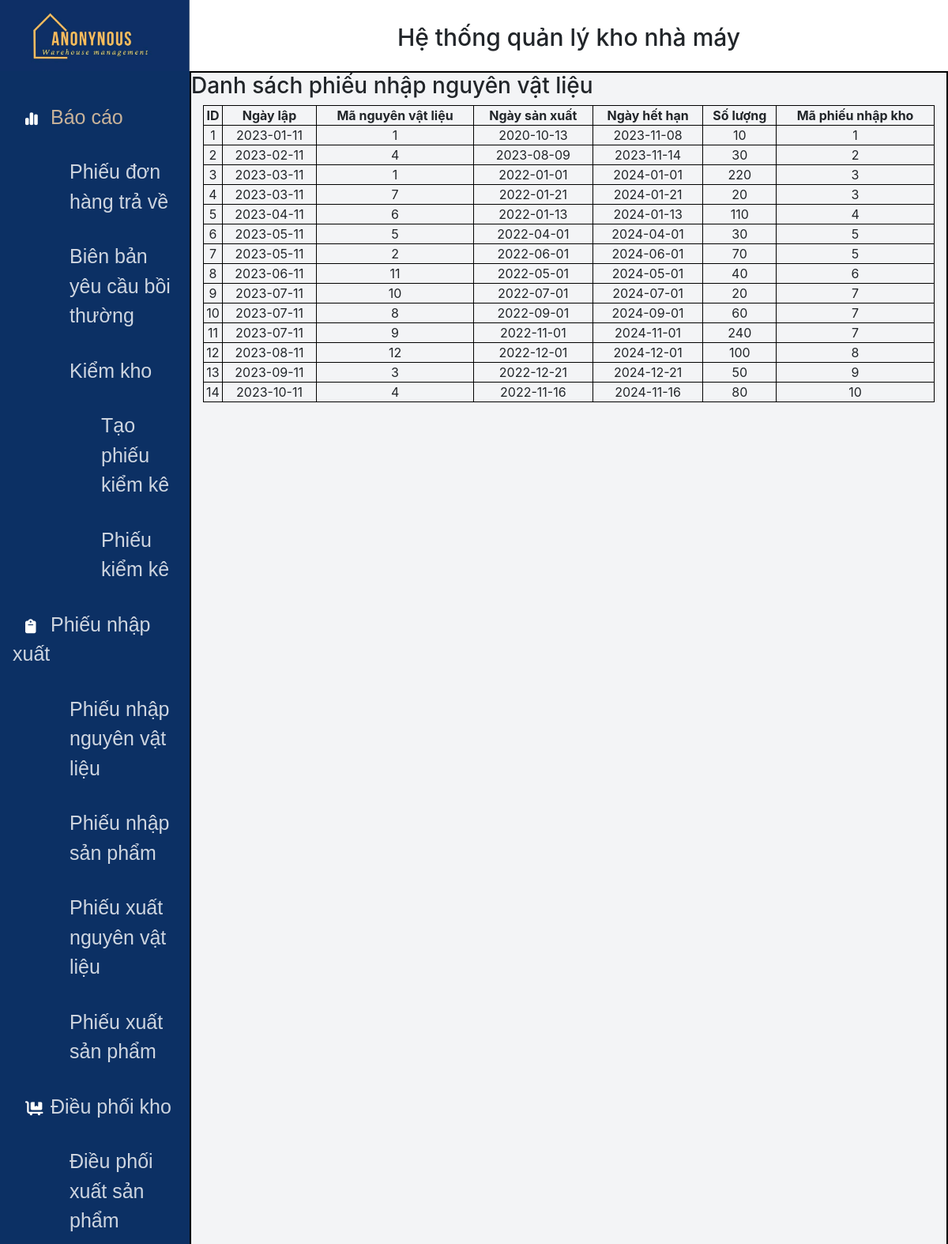
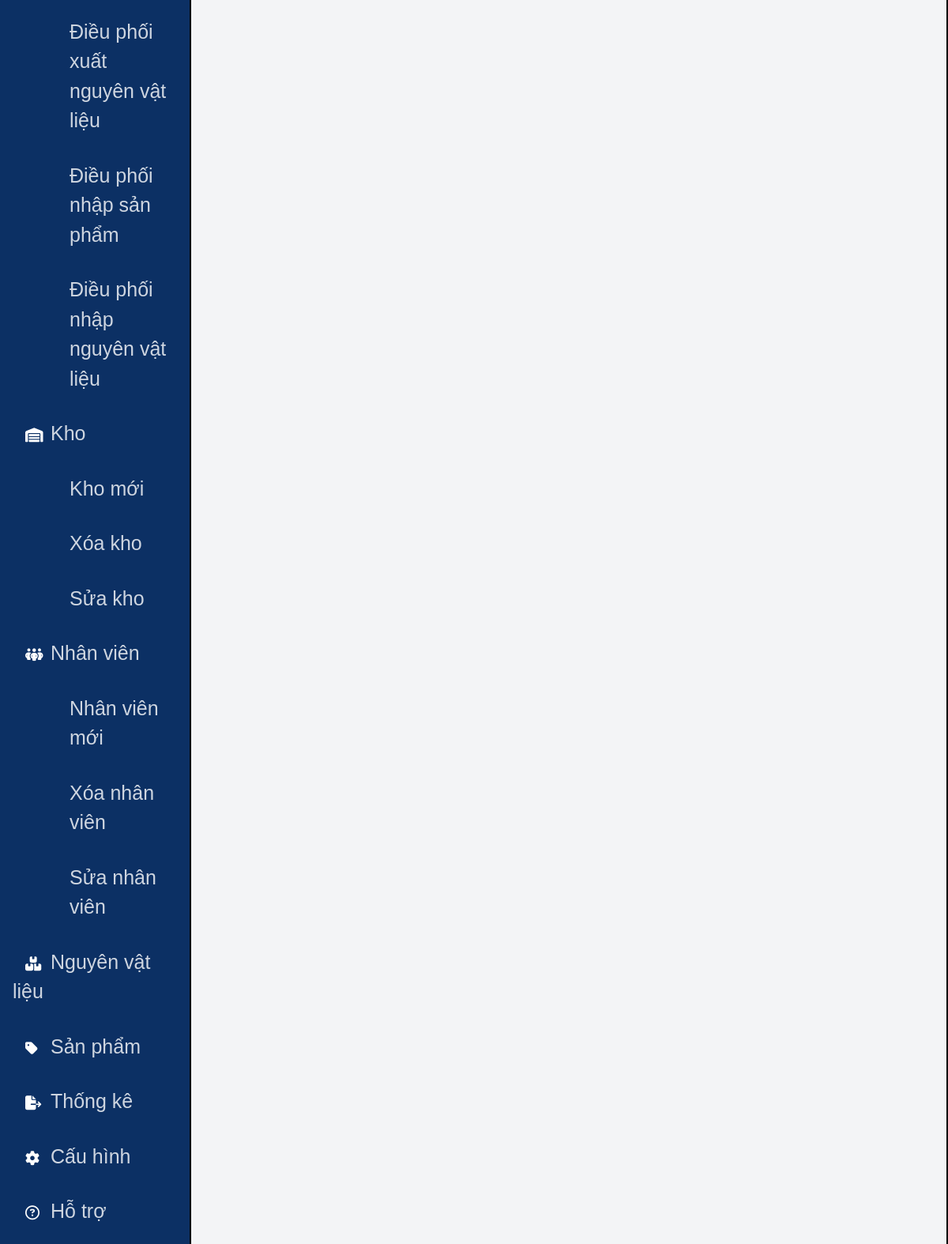
Page /DSphieuNhapNVL.php on the committed database (2 pictures, top to bottom).
### tables this page shows
CREATE TABLE `chitietphieunhapnvl` (
  `ID` int(11) NOT NULL,
  `SoLuong` int(11) NOT NULL,
  `NgaySX` date NOT NULL,
  `NgayHH` date NOT NULL,
  `MaNVL` int(11) NOT NULL,
  `MaPhieuNhapKho` int(11) NOT NULL
);

CREATE TABLE `phieunhapkho` (
  `MaPhieuNhapKho` int(11) NOT NULL,
  `NgayLap` date NOT NULL,
  `MaKho` int(11) NOT NULL
);

### DSphieuNhapNVL.php (the view, shortened to what this page needs)
<!DOCTYPE html>
<html lang="en">
<head>
    <link rel="stylesheet" href="static/css/styles.css">
    <link rel="stylesheet" href="static/css/bootstrap.min.css">
    <link rel="stylesheet" href="static/css/styles.css">
</head>
<body>
    <div class="header">
        <div class="header_inner">
            <div class="header_left">
                <a href="index.php"><img src="static/img/logo2.jpg" alt=""></a>
            </div>
            <div class="header_right">
                <h2>Hệ thống quản lý kho nhà máy</h2>
            </div>
        </div>
    </div>
    <div class="body_section">
        <div class="body_section_inner">
            <div class="body_section_inner_left">
            <div class="navbar">
                    <ul>
                        <li><i class="fa-solid fa-chart-simple"></i><a href="#"  id="color_highlight">Báo cáo</a></li>
                            <ul class="navbar_fix1">
                                <li><a href="index.php?page_layout=phieudonhangtrave">Phiếu đơn hàng trả về</a></li>
                                <li><a href="index.php?page_layout=bienbanyeucauboithuong">Biên bản yêu cầu bồi thường</a></li>
                                <li><a href="index.php?page_layout=phieukiemke">Kiểm kho</a></li>
                                    <ul class="navbar_fix2">
                                        <li><a href="index.php?page_layout=taophieukiemke">Tạo phiếu kiểm kê</a></li>
                                        <li><a href="index.php?page_layout=phieukiemke">Phiếu kiểm kê</a></li>
                                    </ul>
                            </ul>
                        <li><i class="fa-solid fa-clipboard"></i><a href="index.php?page_layout=phieunhapxuat">Phiếu nhập xuất</a></li>
                        <ul class="navbar_fix1">
                            <li><a href="index.php?page_layout=phieunhapnvl">Phiếu nhập nguyên vật liệu</a></li>
                            <li><a href="index.php?page_layout=phieunhapsp">Phiếu nhập sản phẩm</a></li>
                            <li><a href="index.php?page_layout=phieuxuatnvl">Phiếu xuất nguyên vật liệu</a></li>
                            <li><a href="index.php?page_layout=phieuxuatsp">Phiếu xuất sản phẩm</a></li>
                        </ul>
                        <li><i class="fa-solid fa-cart-flatbed"></i><a href="#">Điều phối kho</a></li>
                        <ul class="navbar_fix1">
                            <li><a href="index.php?page_layout=dieuphoixuatsp">Điều phối xuất sản phẩm</a></li>
                            <li><a href="index.php?page_layout=dieuphoixuatnvl">Điều phối xuất nguyên vật liệu</a></li>
                            <li><a href="index.php?page_layout=dieuphoinhapsp">Điều phối nhập sản phẩm</a></li>
                            <li><a href="index.php?page_layout=dieuphoinhapnvl">Điều phối nhập nguyên vật liệu</a></li>
                        </ul>
                        <li><i class="fa-solid fa-warehouse"></i><a href="index.php?page_layout=danhsachkho">Kho</a></li>
                            <ul class="navbar_fix1">
                                <li><a href="index.php?page_layout=themkhomoi">Kho mới</a></li>
                                <li><a href="index.php?page_layout=xoakho">Xóa kho</a></li>
                                <li><a href="index.php?page_layout=suakho">Sửa kho</a></li>
                            </ul>
                        <li><i class="fa-solid fa-people-group"></i><a href="index.php?page_layout=danhsachnhanvien">Nhân viên</a></li>
                            <ul class="navbar_fix1">
                                <li><a href="index.php?page_layout=themnhanvien">Nhân viên mới</a></li>
                                <li><a href="index.php?page_layout=xoanhanvien">Xóa nhân viên</a></li>
                                <li><a href="index.php?page_layout=suanhanvien">Sửa nhân viên</a></li>
                            </ul>
                        <li><i class="fa-solid fa-boxes-stacked"></i><a href="index.php?page_layout=danhsachnguyenvatlieu">Nguyên vật liệu</a></li>
                        <li><i class="fa-solid fa-tag"></i><a href="index.php?page_layout=timkiemsanpham">Sản phẩm</a></li>
                        <li><i class="fa-solid fa-file-export"></i><a href="index.php?page_layout=thongke">Thống kê</a></li>
                        <li><i class="fa-solid fa-gear"></i></i><a href="#">Cấu hình</a></li>
                        <li><i class="fa-regular fa-circle-question"></i><a href="#">Hỗ trợ</a></li>
                    </ul>
                </div>
            </div>
            <div class="body_section_inner_right">
                <h3>Danh sách phiếu nhập nguyên vật liệu</h3>
                <div class="col-md-12" >
                <table class="table-one">
                    <thead>
                        <tr>
                            <th>ID</th>
                            <th>Ngày lập</th>
                            <th>Mã nguyên vật liệu</th>
                            <th>Ngày sản xuất</th>
                            <th>Ngày hết hạn</th>
                            <th>Số lượng </th>
                            <th>Mã phiếu nhập kho</th>
                        </tr>
                    </thead>
                    <tbody>
                        <?php
                        $conn=mysqli_connect("localhost","root","" ,"nhom2_qlkho");
                        $query="SELECT * FROM  chitietphieunhapnvl x inner join phieunhapkho y on x.MaPhieuNhapKho = y.MaPhieuNhapKho";
                        $data=mysqli_query($conn,$query);
                        while($row=mysqli_fetch_assoc($data)){
                            echo '<tr>';
                            echo '<td>'.
                                $row['ID']
                                .'</td>';
                            echo '<td>'.
                                $row['NgayLap']
                                .'</td>';
                            echo '<td>'.
                                $row['MaNVL']
                                .'</td>';
                            echo '<td>'.
                                $row['NgaySX']
                                .'</td>';
                            echo '<td>'.
                                $row['NgayHH']
                                .'</td>';
                            echo '<td>'.
                                $row['SoLuong']
                                .'</td>';
                            echo '<td>'.
                                $row['MaPhieuNhapKho']
                                .'</td>';
                            echo '</tr>';
                        }
                        ?>
                    </tbody>
                </table>
            </div>
        </div>
    </div>
</body>
</html>

### static/css/styles.css (style rules this page uses)
* { box-sizing: border-box; margin: 0; padding: 0; }
.header { width: 100%; }
.header_inner { width: 100%; height: auto; display: inline-flex; justify-content: space-between; }
.header_left { width: 20%; height: auto; }
.header_left img { width: 100%; height:100%; }
.header_right { width: 80%; height: auto; }
.header_right h2 { font-size: 30px; text-align: center; display: flex; justify-content: center; align-items: center; height: 100%; width: 100%; }
.body_section { width: 100%; margin-top: -4px; }
.body_section_inner { width: 100%; display: inline-flex; justify-content: space-evenly; }
.body_section_inner_left { width: 20%; height: auto; background-color: #0c3064; }
.navbar { width: 100%; height: auto; }
.navbar li { width: 100%; height: auto; padding-top: 2rem; list-style: none; }
.navbar li a { padding-left: 2rem; font-size: 25px; text-decoration: none; font-family: 'Raleway',sans-serif; cursor: pointer; color: #fff; opacity: 0.8; z-index: 1; }
.body_section_inner_right { width: 80%; height: auto; background-color: #f3f4f6; border: 2px solid black; }
.navbar_fix1 li,.navbar_fix2 li { width: 100%; height: auto; padding-top: 2rem; list-style: none; }
.navbar_fix1 li a { padding-left: 4.5rem; font-size: 25px; text-decoration: none; font-family: 'Raleway',sans-serif; cursor: pointer; color: #fff; opacity: 0.8; z-index: 1; display: flex; }
i { text-decoration: none; cursor: pointer; font-size: 18px; color: white; padding-left: 1rem; width:5%; }
.navbar_fix2 li a { padding-left: 7rem; font-size: 25px; text-decoration: none; font-family: 'Raleway',sans-serif; cursor: pointer; color: #fff; opacity: 0.8; z-index: 1; display: flex; }
#color_highlight { color: rgb(248, 211, 167); }
.table-one, thead, th,td { border: 1px solid black; justify-content: center; text-align: center; }
table { width:100%; }
th { width: calc((100%/6)-1px); }

### rows in the picture
chitietphieunhapnvl: ID "1", phieunhapkho.NgayLap "2023-01-11", MaNVL "1", NgaySX "2020-10-13", NgayHH "2023-11-08", SoLuong "10", phieunhapkho.MaPhieuNhapKho "1"
chitietphieunhapnvl: ID "2", phieunhapkho.NgayLap "2023-02-11", MaNVL "4", NgaySX "2023-08-09", NgayHH "2023-11-14", SoLuong "30", phieunhapkho.MaPhieuNhapKho "2"
chitietphieunhapnvl: ID "3", phieunhapkho.NgayLap "2023-03-11", MaNVL "1", NgaySX "2022-01-01", NgayHH "2024-01-01", SoLuong "220", phieunhapkho.MaPhieuNhapKho "3"
chitietphieunhapnvl: ID "4", phieunhapkho.NgayLap "2023-03-11", MaNVL "7", NgaySX "2022-01-21", NgayHH "2024-01-21", SoLuong "20", phieunhapkho.MaPhieuNhapKho "3"
chitietphieunhapnvl: ID "5", phieunhapkho.NgayLap "2023-04-11", MaNVL "6", NgaySX "2022-01-13", NgayHH "2024-01-13", SoLuong "110", phieunhapkho.MaPhieuNhapKho "4"
chitietphieunhapnvl: ID "6", phieunhapkho.NgayLap "2023-05-11", MaNVL "5", NgaySX "2022-04-01", NgayHH "2024-04-01", SoLuong "30", phieunhapkho.MaPhieuNhapKho "5"
chitietphieunhapnvl: ID "7", phieunhapkho.NgayLap "2023-05-11", MaNVL "2", NgaySX "2022-06-01", NgayHH "2024-06-01", SoLuong "70", phieunhapkho.MaPhieuNhapKho "5"
chitietphieunhapnvl: ID "8", phieunhapkho.NgayLap "2023-06-11", MaNVL "11", NgaySX "2022-05-01", NgayHH "2024-05-01", SoLuong "40", phieunhapkho.MaPhieuNhapKho "6"
chitietphieunhapnvl: ID "9", phieunhapkho.NgayLap "2023-07-11", MaNVL "10", NgaySX "2022-07-01", NgayHH "2024-07-01", SoLuong "20", phieunhapkho.MaPhieuNhapKho "7"
chitietphieunhapnvl: ID "10", phieunhapkho.NgayLap "2023-07-11", MaNVL "8", NgaySX "2022-09-01", NgayHH "2024-09-01", SoLuong "60", phieunhapkho.MaPhieuNhapKho "7"
chitietphieunhapnvl: ID "11", phieunhapkho.NgayLap "2023-07-11", MaNVL "9", NgaySX "2022-11-01", NgayHH "2024-11-01", SoLuong "240", phieunhapkho.MaPhieuNhapKho "7"
chitietphieunhapnvl: ID "12", phieunhapkho.NgayLap "2023-08-11", MaNVL "12", NgaySX "2022-12-01", NgayHH "2024-12-01", SoLuong "100", phieunhapkho.MaPhieuNhapKho "8"
chitietphieunhapnvl: ID "13", phieunhapkho.NgayLap "2023-09-11", MaNVL "3", NgaySX "2022-12-21", NgayHH "2024-12-21", SoLuong "50", phieunhapkho.MaPhieuNhapKho "9"
chitietphieunhapnvl: ID "14", phieunhapkho.NgayLap "2023-10-11", MaNVL "4", NgaySX "2022-11-16", NgayHH "2024-11-16", SoLuong "80", phieunhapkho.MaPhieuNhapKho "10"
